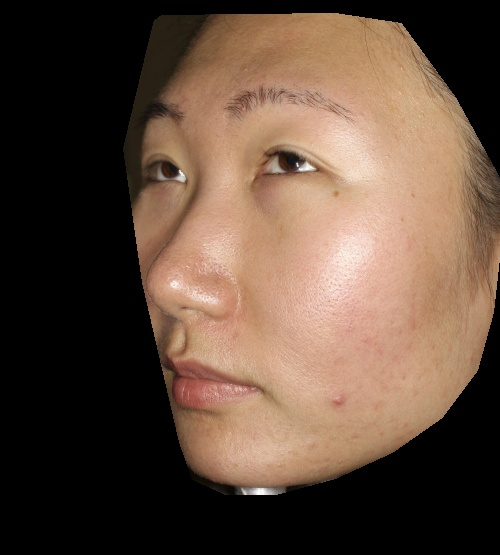
#> input picture ML/Skin_metrics/Acne/Created Dataset/Level_0/levle0_109.jpg, 500 x 555 px
$ python -i skin_detection.py   (imports and definitions only)
#> lines starting #> are read from the running program, lines starting #| are printed output that depends on the picture; after the words box and inside, x2 and y2 are one past the last pixel; in counts of white or black regions, pixels touching at a corner belong together
import cv2
import numpy as np
import pandas as pd
import matplotlib.pyplot as plt
from sklearn.cluster import KMeans

pd.options.mode.chained_assignment = None  # default='warn'

# main


def skin_detection(img_path):
    original = read_image(img_path)
#> in read_image, img_BGR is the input picture: shape (555, 500, 3); mean B, G, R 60, 74.7, 96.1
#> in read_image, `img_BGR = cv2.resize(img_BGR, (375, 500))`:
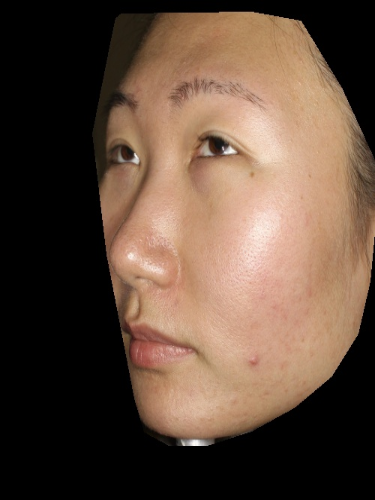
#> img_BGR: shape (500, 375, 3); mean B, G, R 59.9, 74.7, 96
    images = image_conversions(original)
    height, width = skin_predict(images)
    dframe, dframe_removed = dataframe(images)
    skin_cluster_row, skin_cluster_label = skin_cluster(dframe)
    cluster_label_mat = cluster_matrix(
        dframe, dframe_removed, skin_cluster_label, height, width)
    # display_all_images(images)
    # final_segment(images, cluster_label_mat)
    return np.delete(skin_cluster_row, -1)

# display an image plus label and wait for key press to continue


def display_image(image, name):
    window_name = name
    cv2.namedWindow(window_name)
    cv2.imshow(window_name, image)
    cv2.waitKey()
    cv2.destroyAllWindows()

# segment using otsu binarization and thresholding


def thresholding(images):
    histogram, bin_edges = np.histogram(
        images["grayscale"].ravel(), 256, [0, 256])
#> histogram = 256 values, max 84249 at index 0, min 0 at index 248, mean 732.4; bin_edges = 257 values from 0 to 256
    Totsu, threshold_image_otsu = cv2.threshold(
        images["grayscale"], 0, 255, cv2.THRESH_BINARY_INV + cv2.THRESH_OTSU)
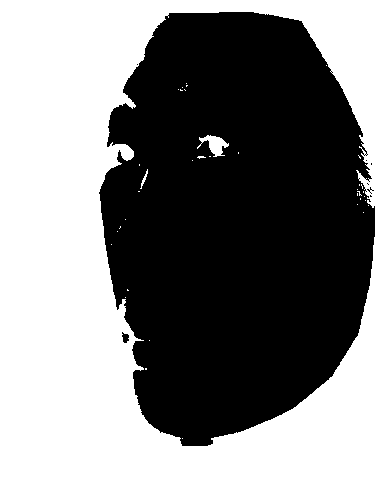
#> threshold_image_otsu: shape (500, 375); 50.7% white; 8 black regions (6 under 20 px), largest, box (x1, y1, x2, y2) and area: (99, 12, 375, 446) 92419, (122, 332, 129, 343) 52
#> Totsu = 80
    Tmax = np.where(histogram[:] == max(histogram[:]))[0][0]
#> Tmax = 0
    Tfinal = round((Tmax + Totsu)/2) if Tmax > 10 else round((Tmax + Totsu)/4)
#> Tfinal = 20

    # plot_histogram(histogram, bin_edges, Totsu, Tmax, Tfinal)

    threshold_type = (cv2.THRESH_BINARY if Tmax <
                      220 else cv2.THRESH_BINARY_INV)
#> threshold_type = 0
    Tfinal, threshold_image = cv2.threshold(
        images["grayscale"], Tfinal, 255, threshold_type)
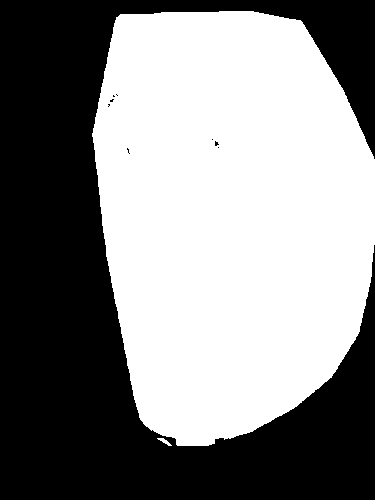
#> threshold_image: shape (500, 375); 53.2% white; 9 black regions (8 under 20 px), largest, box (x1, y1, x2, y2) and area: (0, 0, 375, 500) 87762

    masked_img = cv2.bitwise_and(
        images["BGR"], images["BGR"], mask=threshold_image)
#> in skin_detection, `images = image_conversions(original)`: images = 5 items
    return masked_img

# Plot Histogram and Threshold values


def plot_histogram(histogram, bin_edges, Totsu, Tmax, Tfinal):
    plt.figure()
    plt.title("Image Histogram")
    plt.xlabel("pixel value")
    plt.ylabel("pixel frequency")
    plt.xlim([0, 256])
    plt.plot(bin_edges[0:-1], histogram)  # <- or here
    plt.axvline(x=Tmax, label="Tmax", color='red', linestyle="--")
    plt.axvline(x=Totsu, label="Totsu", color='green', linestyle="--")
    plt.axvline(x=Tfinal, label="Tfinal", color='yellow', linestyle="-")
    plt.legend()
    plt.show()

# Display all images


def display_all_images(images):
    for key, value in images.items():
        display_image(value, key)

# read in image into openCV


def read_image(dir):
    image_path = dir
    img_BGR = cv2.imread(image_path, 3)
    img_BGR = cv2.resize(img_BGR, (375, 500))
    return img_BGR

# Grayscle and Thresholding and HSV & YCrCb color space conversions


def image_conversions(img_BGR):
    images = {
        "BGR": img_BGR,
        "grayscale": cv2.cvtColor(img_BGR, cv2.COLOR_BGR2GRAY)
    }
    images["thresholded"] = thresholding(images)
    images["HSV"] = cv2.cvtColor(
        images["thresholded"], cv2.COLOR_BGR2HSV)
    images["YCrCb"] = cv2.cvtColor(
        images["thresholded"], cv2.COLOR_BGR2YCrCb)
    return images


# Predict skin pixels
def skin_predict(images):
    height, width = images["grayscale"].shape
#> height = 500; width = 375
    images["skin_predict"] = images["grayscale"]

    for i in range(height):
        for j in range(width):
            if((images["HSV"].item(i, j, 0) <= 170) and (140 <= images["YCrCb"].item(i, j, 1) <= 170) and (90 <= images["YCrCb"].item(i, j, 2) <= 120)):
                images["skin_predict"][i, j] = 255
            else:
                images["skin_predict"][i, j] = 0
#> after the loop, images = 6 items
#> in skin_detection, `height, width = skin_predict(images)`: height = 500; width = 375
#> in skin_detection, `dframe, dframe_removed = dataframe(images)`: dframe = table of 99667 rows and 4 columns; dframe_removed = table of 87833 rows and 4 columns
#> in skin_detection, `skin_cluster_row, skin_cluster_label = skin_cluster(dframe)`: skin_cluster_row = [[12.33, 152.7, 105, 255]]; skin_cluster_label = 1
    return height, width

# Contruction the dataframe for K-means clustering


def dataframe(images):
    dframe = pd.DataFrame()
    dframe['H'] = images["HSV"].reshape([-1, 3])[:, 0]

    # Getting the y-x coordintated
    # gray = cv2.cvtColor(images["thresholded"], cv2.COLOR_BGR2GRAY)
    # yx_coords = np.column_stack(np.where(gray >= 0))
    # dframe['Y'] = yx_coords[:, 0]
    # dframe['X'] = yx_coords[:, 1]

    dframe['Cr'] = images["YCrCb"].reshape([-1, 3])[:, 1]
    dframe['Cb'] = images["YCrCb"].reshape([-1, 3])[:, 2]
    dframe['I'] = images["skin_predict"].reshape(
        [1, images["skin_predict"].size])[0]

    # Remove Black pixels - which are already segmented
    dframe_removed = dframe[dframe['H'] == 0]
    dframe.drop(dframe[dframe['H'] == 0].index, inplace=True)
    return dframe, dframe_removed

# cluster skin pixels using K-means


def skin_cluster(dframe):
    # K-means
    kmeans = KMeans(
        init="random",
        n_clusters=3,
        n_init=5,
        max_iter=100,
        random_state=42
    )
    kmeans.fit(dframe)

    # Get the skin cluster label - which has the highest I value
    km_cc = kmeans.cluster_centers_
    skin_cluster_row = km_cc[km_cc[:, -1] == max(km_cc[:, -1]), :]
    skin_cluster_label = np.where(
        [np.allclose(row, skin_cluster_row) for row in km_cc])[0][0]

    # Add cluster-label column to the dataframe
    dframe['cluster'] = kmeans.labels_
    return skin_cluster_row, skin_cluster_label


# Append removed pixels to the dataframe and get cluster matrix
def cluster_matrix(dframe, dframe_removed, skin_cluster_label, height, width):
#> called with skin_cluster_label = 1, height = 500, width = 375
    dframe_removed['cluster'] = np.full((len(dframe_removed.index), 1), -1)
    dframe = pd.concat([dframe, dframe_removed], ignore_index=False).sort_index()
    dframe['cluster'] = (dframe['cluster'] ==
                         skin_cluster_label).astype(int) * 255
    cluster_label_mat = np.asarray(
        dframe['cluster'].values.reshape(height, width), dtype=np.uint8)
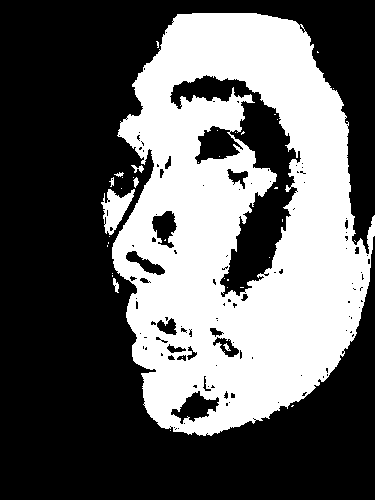
#> cluster_label_mat: shape (500, 375); 38.2% white; 38 white regions (30 under 20 px), largest, box (x1, y1, x2, y2) and area: (112, 13, 375, 436) 70543, (101, 189, 135, 235) 784, (113, 278, 119, 293) 53
    return cluster_label_mat

# final segmentation


def final_segment(images, cluster_label_mat):
    final_segment_img = cv2.bitwise_and(
        images["BGR"], images["BGR"], mask=cluster_label_mat)
    display_image(final_segment_img, "final segmentation")


# print(skin_detection("images\Optimized-selfieNig-cropped.jpg"))

>>> result = skin_detection('../../../ML/Skin_metrics/Acne/Created Dataset/Level_0/levle0_109.jpg')
#> result = [12.33, 152.7, 105]

$ run again, on ML/Skin_metrics/Acne/Created Dataset/Level_0/levle0_113.jpg
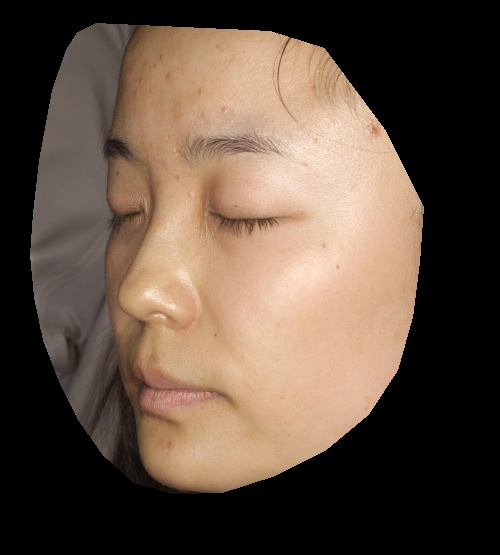
#> input picture ML/Skin_metrics/Acne/Created Dataset/Level_0/levle0_113.jpg, 500 x 555 px
#> in read_image, img_BGR is the input picture: shape (555, 500, 3); mean B, G, R 65.3, 78.9, 96.5
#> img_BGR: shape (500, 375, 3)
#> histogram = 256 values, max 82919 at index 0, min 0 at index 239, mean 732.4; bin_edges = 257 values from 0 to 256
#> in thresholding, `Totsu, threshold_image_otsu = cv2.threshold( images["grayscale"], 0, 2..`:
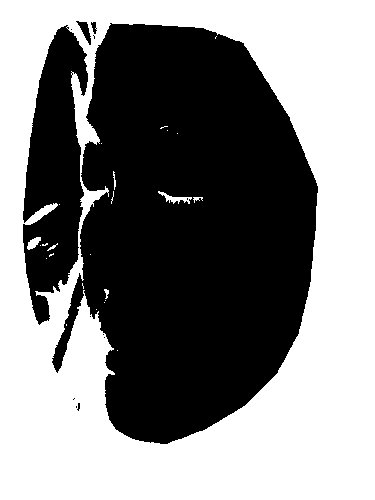
#> threshold_image_otsu: shape (500, 375); 51.4% white; 13 black regions (9 under 20 px), largest, box (x1, y1, x2, y2) and area: (52, 23, 318, 444) 78916, (23, 25, 88, 325) 12046, (76, 21, 91, 45) 147, (91, 22, 97, 34) 43
#> Totsu = 84
#> Tmax = 0
#> Tfinal = 21
#> threshold_type = 0
#> threshold_image: shape (500, 375); 53.8% white; 3 black regions (2 under 20 px), largest, box (x1, y1, x2, y2) and area: (0, 0, 375, 500) 86693
#> in skin_detection, `images = image_conversions(original)`: images = 5 items
#> after the loop in skin_predict, `for i in range(height):`: images = 6 items
#> in skin_detection, `height, width = skin_predict(images)`: height = 500; width = 375
#> dframe = table of 100788 rows and 4 columns; dframe_removed = table of 86712 rows and 4 columns
#> skin_cluster_row = [[12.9, 145.8, 110.7, 255]]; skin_cluster_label = 0
#> in cluster_matrix, `cluster_label_mat = np.asarray( dframe['cluster'].values.reshape(heigh..`:
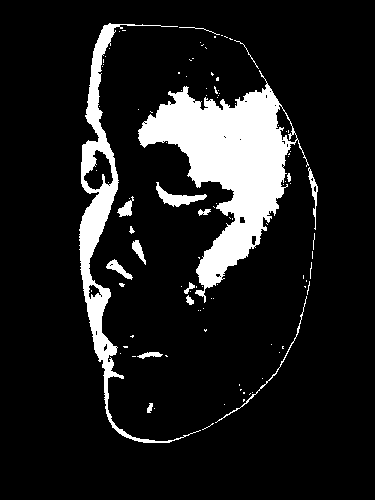
#> cluster_label_mat: shape (500, 375); 11.9% white; 106 white regions (89 under 20 px), largest, box (x1, y1, x2, y2) and area: (138, 70, 309, 303) 14316, (79, 23, 201, 443) 5913, (156, 182, 207, 207) 440
#> result = [12.9, 145.8, 110.7]

$ run again, on ML/Skin_metrics/Acne/Created Dataset/Level_0/levle0_114.jpg
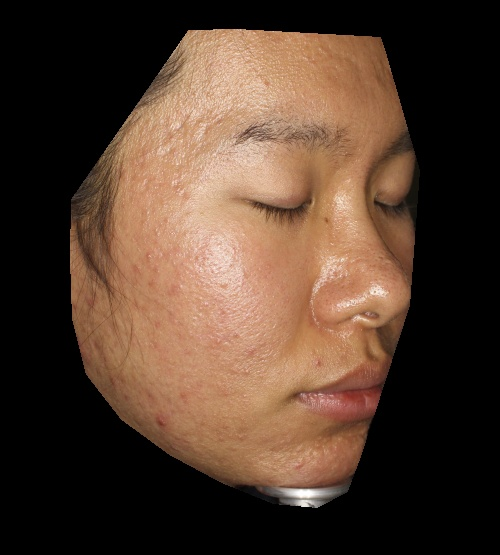
#> input picture ML/Skin_metrics/Acne/Created Dataset/Level_0/levle0_114.jpg, 500 x 555 px
#> in read_image, img_BGR is the input picture: shape (555, 500, 3); mean B, G, R 46, 60.7, 82.9
#> img_BGR: shape (500, 375, 3)
#> histogram = 256 values, max 94909 at index 0, min 0 at index 237, mean 732.4; bin_edges = 257 values from 0 to 256
#> in thresholding, `Totsu, threshold_image_otsu = cv2.threshold( images["grayscale"], 0, 2..`:
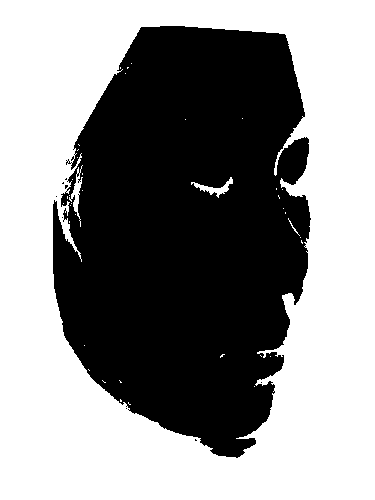
#> threshold_image_otsu: shape (500, 375); 55.2% white; 9 black regions (8 under 20 px), largest, box (x1, y1, x2, y2) and area: (53, 26, 311, 458) 84031
#> Totsu = 72
#> Tmax = 0
#> Tfinal = 18
#> threshold_type = 0
#> threshold_image: shape (500, 375); 47.4% white; 3 white regions (2 under 20 px), largest, box (x1, y1, x2, y2) and area: (52, 26, 315, 458) 88817
#> in skin_detection, `images = image_conversions(original)`: images = 5 items
#> after the loop in skin_predict, `for i in range(height):`: images = 6 items
#> in skin_detection, `height, width = skin_predict(images)`: height = 500; width = 375
#> dframe = table of 88781 rows and 4 columns; dframe_removed = table of 98719 rows and 4 columns
#> skin_cluster_row = [[11.75, 149.2, 109.2, 255]]; skin_cluster_label = 0
#> in cluster_matrix, `cluster_label_mat = np.asarray( dframe['cluster'].values.reshape(heigh..`:
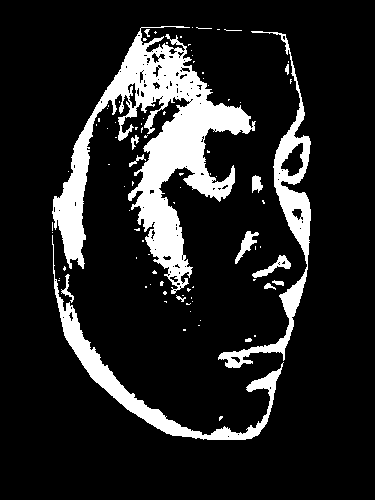
#> cluster_label_mat: shape (500, 375); 14% white; 91 white regions (76 under 20 px), largest, box (x1, y1, x2, y2) and area: (52, 26, 256, 294) 16358, (218, 31, 311, 368) 4277, (52, 235, 284, 440) 4248
#> result = [11.75, 149.2, 109.2]
